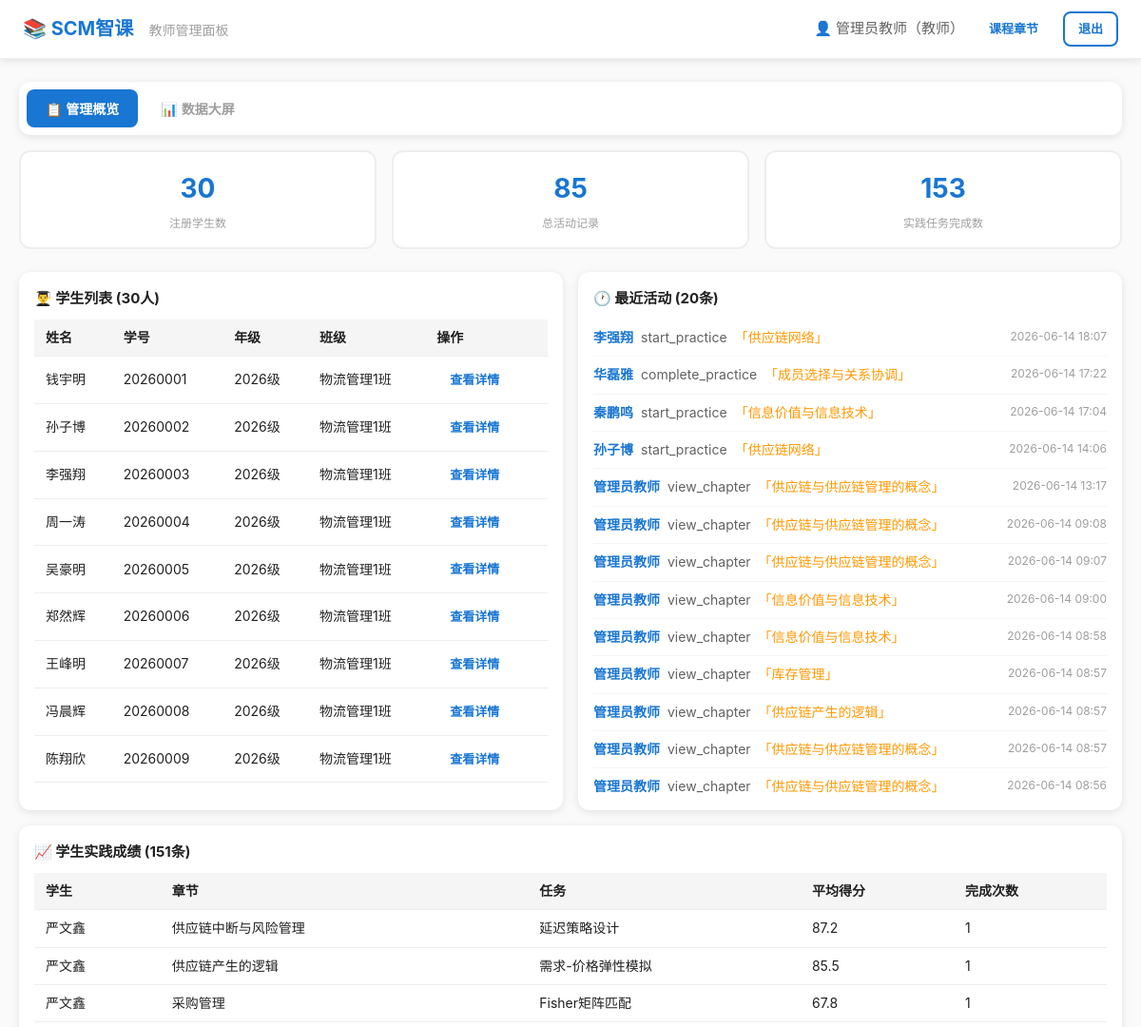
The page /teacher (signed in, upper part) on the database as committed earlier.
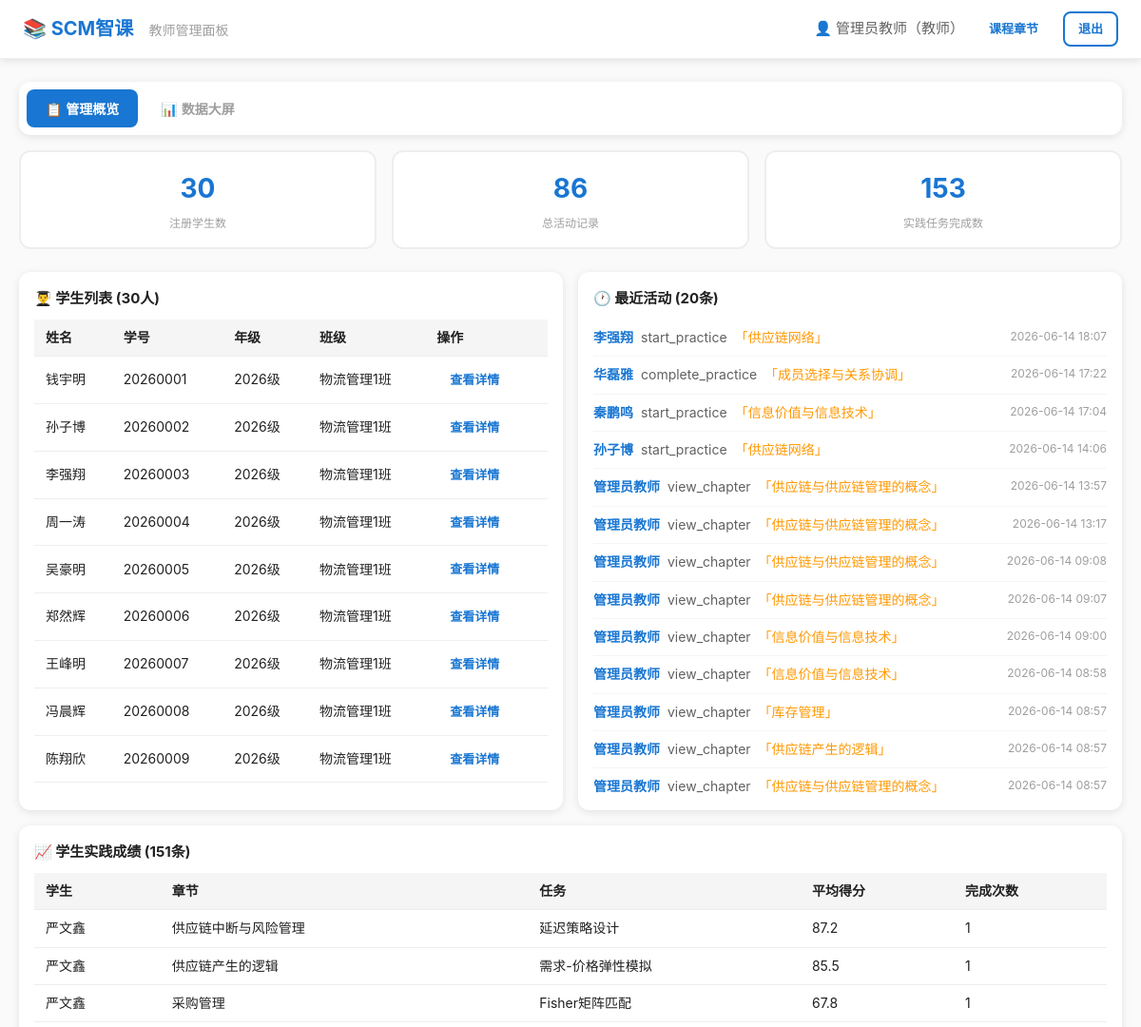
The same page on the database as committed later.
### tables this page shows
CREATE TABLE users (
            id INTEGER PRIMARY KEY AUTOINCREMENT,
            username TEXT UNIQUE NOT NULL,
            password_hash TEXT NOT NULL,
            role TEXT NOT NULL CHECK(role IN ('teacher','student')),
            realname TEXT NOT NULL,
            student_id TEXT,
            grade TEXT,
            class_name TEXT,
            created_at TIMESTAMP DEFAULT CURRENT_TIMESTAMP
        );

CREATE TABLE activity_log (
            id INTEGER PRIMARY KEY AUTOINCREMENT,
            user_id INTEGER NOT NULL,
            username TEXT NOT NULL,
            chapter TEXT NOT NULL,
            action TEXT NOT NULL,
            detail TEXT,
            created_at TIMESTAMP DEFAULT CURRENT_TIMESTAMP,
            FOREIGN KEY(user_id) REFERENCES users(id)
        );

### app.py (the view)
@app.route('/teacher')
@teacher_required
def teacher_dashboard():
    db = get_db()
    total_students = db.execute("SELECT COUNT(*) as c FROM users WHERE role='student'").fetchone()['c']
    total_activities = db.execute("SELECT COUNT(*) as c FROM activity_log").fetchone()['c']
    total_practices = db.execute("SELECT COUNT(*) as c FROM practice_results").fetchone()['c']
    recent = db.execute("""
        SELECT al.*, u.realname FROM activity_log al
        JOIN users u ON al.user_id = u.id
        ORDER BY al.created_at DESC LIMIT 20
    """).fetchall()
    chapter_stats = db.execute("""
        SELECT chapter, COUNT(*) as cnt FROM activity_log
        WHERE chapter != 'Test' AND chapter NOT LIKE '%test%'
        GROUP BY chapter ORDER BY cnt DESC
    """).fetchall()
    student_scores = db.execute("""
        SELECT u.realname, u.username, pr.chapter, pr.task_name,
               ROUND(AVG(pr.score), 1) as avg_score, COUNT(*) as cnt
        FROM practice_results pr
        JOIN users u ON pr.user_id = u.id
        WHERE u.role = 'student'
        GROUP BY u.id, pr.chapter, pr.task_name
        ORDER BY u.realname, pr.chapter
    """).fetchall()
    students = db.execute("SELECT * FROM users WHERE role='student' ORDER BY created_at DESC").fetchall()
    feedbacks = db.execute("""
        SELECT f.*, u.realname FROM feedback f
        JOIN users u ON f.user_id = u.id
        ORDER BY f.created_at DESC LIMIT 20
    """).fetchall()
    db.close()
    return render_template('teacher_dashboard.html',
        total_students=total_students,
        total_activities=total_activities,
        total_practices=total_practices,
        recent=recent,
        chapter_stats=chapter_stats,
        student_scores=student_scores,
        students=students,
        feedbacks=feedbacks)

### app.py (called while the page is built)
def get_db():
    db = sqlite3.connect(DATABASE)
    db.row_factory = sqlite3.Row
    db.execute("PRAGMA journal_mode=WAL")
    return db

def teacher_required(f):
    @wraps(f)
    def decorated(*args, **kwargs):
        if 'user_id' not in session:
            return redirect(url_for('login_page'))
        if session.get('role') != 'teacher':
            flash('需要教师权限', 'error')
            return redirect(url_for('dashboard'))
        return f(*args, **kwargs)
    return decorated

### templates/teacher_dashboard.html (shortened to what this page needs)
<!DOCTYPE html>
<html lang="zh-CN">
<head>
    <link rel="stylesheet" href="{{ url_for('static', filename='css/style.css') }}">
</head>
<body>
    <nav class="navbar">
        <div class="nav-left">
            <a href="{{ url_for('teacher_dashboard') }}" class="nav-brand">📚 SCM智课</a>
            <span class="nav-subtitle">教师管理面板</span>
        </div>
        <div class="nav-right">
            <span class="nav-user">👤 {{ session.get('realname', session.get('username')) }}（教师）</span>
            <a href="{{ url_for('chapter_select') }}" class="btn btn-sm">课程章节</a>
            <a href="{{ url_for('logout') }}" class="btn btn-sm btn-outline">退出</a>
        </div>
    </nav>
    <div class="container">
        <div class="tabs" style="margin-bottom:16px">
            <button class="tab-btn active" onclick="switchPanel('overview', event)">📋 管理概览</button>
            <button class="tab-btn" onclick="switchPanel('datav', event)">📊 数据大屏</button>
        </div>
        <div id="panel-overview" class="tab-content active">
            <div class="stats-row">
                <div class="stat-card"><div class="stat-value">{{ total_students }}</div><div class="stat-label">注册学生数</div></div>
                <div class="stat-card"><div class="stat-value">{{ total_activities }}</div><div class="stat-label">总活动记录</div></div>
                <div class="stat-card"><div class="stat-value">{{ total_practices }}</div><div class="stat-label">实践任务完成数</div></div>
            </div>
            <div class="dashboard-grid">
                <div class="dashboard-card">
                    <h3>👨‍🎓 学生列表 ({{ students|length }}人)</h3>
                    <div class="data-table-wrap">
                    <table class="data-table">
                        <tr><th>姓名</th><th>学号</th><th>年级</th><th>班级</th><th>操作</th></tr>
                        {% for s in students %}
                        <tr><td>{{ s.realname }}</td><td>{{ s.student_id or '-' }}</td><td>{{ s.grade or '-' }}</td><td>{{ s.class_name or '-' }}</td><td><a href="{{ url_for('student_detail', student_id=s.id) }}" class="btn btn-sm">查看详情</a></td></tr>
                        {% else %}<tr><td colspan="5" class="text-muted">暂无注册学生</td></tr>{% endfor %}
                    </table>
                    </div>
                </div>
                <div class="dashboard-card">
                    <h3>🕐 最近活动 ({{ recent|length }}条)</h3>
                    <div class="data-table-wrap">
                    <div class="activity-list">
                        {% for act in recent %}
                        <div class="activity-item">
                            <span class="activity-user">{{ act.realname }}</span>
                            <span class="activity-action">{{ act.action }}</span>
                            <span class="activity-chapter">「{{ act.chapter }}」</span>
                            <span class="activity-time">{{ act.created_at[:16] }}</span>
                        </div>
                        {% else %}<p class="text-muted">暂无活动记录</p>{% endfor %}
                    </div>
                    </div>
                </div>
                {% if student_scores %}
                <div class="dashboard-card full-width">
                    <h3>📈 学生实践成绩 ({{ student_scores|length }}条)</h3>
                    <div class="data-table-wrap">
                    <table class="data-table"><tr><th>学生</th><th>章节</th><th>任务</th><th>平均得分</th><th>完成次数</th></tr>
                    {% for s in student_scores %}<tr><td>{{ s.realname }}</td><td>{{ s.chapter }}</td><td>{{ s.task_name }}</td><td>{{ s.avg_score }}</td><td>{{ s.cnt }}</td></tr>{% endfor %}</table>
                    </div>
                </div>{% endif %}
            </div>
        </div>
</body>
</html>

### static/css/style.css (style rules this page uses)
*, *::before, *::after { box-sizing: border-box; margin: 0; padding: 0; }
:root { --primary: #1976D2; --primary-dark: #1565C0; --primary-light: #E3F2FD; --success: #4CAF50; --warning: #FF9800; --danger: #F44336; --gray-50: #FAFAFA; --gray-100: #F5F5F5; --gray-200: #EEEEEE; --gray-300: #E0E0E0; --gray-500: #9E9E9E; --gray-700: #616161; --gray-900: #212121; --white: #FFFFFF; --shadow: 0 2px 8px rgba(0,0,0,0.1); --shadow-lg: 0 4px 24px rgba(0,0,0,0.12); --radius: 12px; --radius-sm: 8px; }
body { font-family: -apple-system, BlinkMacSystemFont, "Segoe UI", "PingFang SC", "Hiragino Sans GB", "Microsoft YaHei", sans-serif; font-size: 15px; line-height: 1.6; color: var(--gray-900); background: var(--gray-50); }
a { color: var(--primary); text-decoration: none; }
.btn { display: inline-block; padding: 10px 20px; border: none; border-radius: var(--radius-sm); font-size: 15px; font-weight: 600; cursor: pointer; transition: all 0.2s; text-align: center; text-decoration: none; }
.btn-outline { background: var(--white); color: var(--primary); border: 2px solid var(--primary); }
.btn-sm { padding: 6px 14px; font-size: 13px; }
.navbar { background: var(--white); border-bottom: 1px solid var(--gray-200); padding: 12px 24px; display: flex; justify-content: space-between; align-items: center; position: sticky; top: 0; z-index: 100; box-shadow: var(--shadow); }
.nav-brand { font-size: 20px; font-weight: 700; color: var(--primary); }
.nav-subtitle { color: var(--gray-500); margin-left: 12px; font-size: 14px; }
.nav-right { display: flex; align-items: center; gap: 12px; }
.nav-user { color: var(--gray-700); font-weight: 500; }
.container { max-width: 1200px; margin: 0 auto; padding: 24px 20px; }
.tabs { display: flex; gap: 4px; background: var(--white); padding: 8px; border-radius: var(--radius); margin-bottom: 20px; box-shadow: var(--shadow); overflow-x: auto; }
.tab-btn { padding: 10px 20px; border: none; border-radius: var(--radius-sm); font-size: 14px; font-weight: 600; cursor: pointer; background: transparent; color: var(--gray-500); transition: all 0.2s; white-space: nowrap; }
.tab-btn.active { background: var(--primary); color: var(--white); }
.tab-content { display: none; }
.tab-content.active { display: block; }
.stat-card { background: var(--white); border: 2px solid var(--gray-200); border-radius: var(--radius); padding: 16px; text-align: center; }
.stat-value { font-size: 28px; font-weight: 700; color: var(--primary); }
.stat-label { font-size: 12px; color: var(--gray-500); margin-top: 4px; }
.stats-row { display: grid; grid-template-columns: repeat(3, 1fr); gap: 16px; margin-bottom: 24px; }
.dashboard-grid { display: grid; grid-template-columns: repeat(2, 1fr); gap: 16px; }
.dashboard-card { background: var(--white); border-radius: var(--radius); padding: 16px; box-shadow: var(--shadow); min-height: 0; }
.dashboard-card.full-width { grid-column: 1 / -1; }
.dashboard-card h3 { margin-bottom: 10px; font-size: 15px; }
.dashboard-card .data-table-wrap { max-height: 500px; overflow-y: auto; }
.dashboard-card .data-table-wrap table { width: 100%; border-collapse: collapse; }
.dashboard-card .data-table-wrap th { background: #f5f5f5; position: sticky; top: 0; }
.activity-item { display: flex; gap: 8px; padding: 8px 0; border-bottom: 1px solid var(--gray-100); font-size: 14px; flex-wrap: wrap; }
.activity-user { font-weight: 600; color: var(--primary); }
.activity-action { color: var(--gray-700); }
.activity-chapter { color: var(--warning); }
.activity-time { color: var(--gray-500); margin-left: auto; font-size: 12px; }
.data-table { width: 100%; border-collapse: collapse; font-size: 14px; }
.data-table th, .data-table td { padding: 8px 12px; border-bottom: 1px solid var(--gray-200); text-align: left; }
.data-table th { background: var(--gray-100); font-weight: 600; }

Rows that differ between the two databases and show on the page:
no longer on this page (row unchanged): activity_log: realname "管理员教师", action "view_chapter", chapter "供应链与供应链管理的概念", created_at "2026-06-14 08:56"
added activity_log: realname "管理员教师", action "view_chapter", chapter "供应链与供应链管理的概念", created_at "2026-06-14 13:57"
Other text that changed with them:
{{ total_activities }}: "85" → "86"
